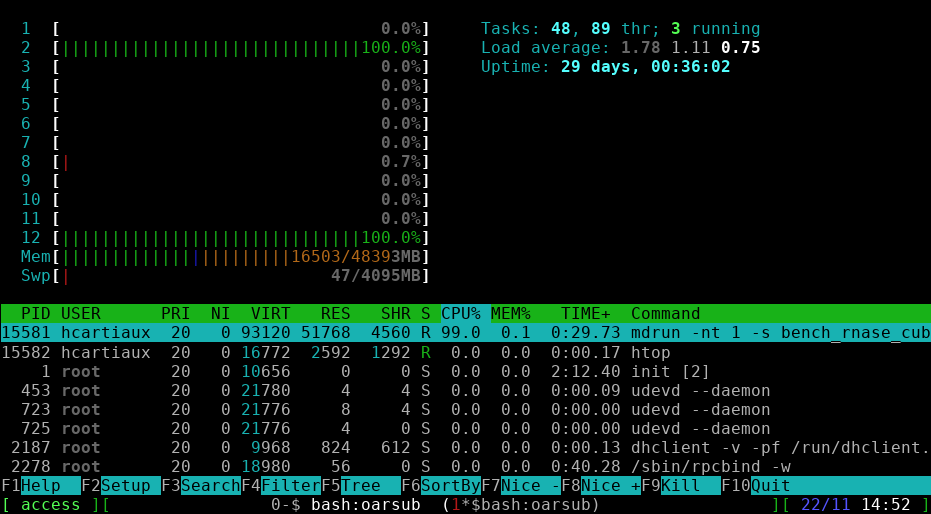
#> input picture basic/sequential_jobs/images/chaos_htop.png, 931 x 514 px, given in place of ., which was not available
$ python -i watermark.py   (imports and definitions only)   (older library calls are emulated)
#> lines starting #> are read from the running program, lines starting #| are printed output that depends on the picture; pictures that were not available may be replaced by others from this repository, and a replacement may not be noted
#!/usr/bin/env python

# Source:
# https://stackoverflow.com/questions/20837646/how-to-improve-watermark-image-in-python

import sys
import socket
import random

try:
    from PIL import Image
    from PIL import ImageEnhance
except ImportError:
    import Image
    import ImageEnhance

# Python 3 compatibility hack
# [4 lines not run here, left out]


def _percent(var):
    """
    Just a simple interface to the _val function with a more meaningful name.
    """
    return _val(var, True)


def _int(var):
    """
    Just a simple interface to the _val function with a more meaningful name.
    """
    return _val(var)


def _val(var, is_percent=False):
    """
    Tries to determine the appropriate value of a particular variable that is
    passed in.  If the value is supposed to be a percentage, a whole integer
    will be sought after and then turned into a floating point number between
    0 and 1.  If the value is supposed to be an integer, the variable is cast
    into an integer.
    """
    try:
        if is_percent:
            var = float(int(var.strip('%')) / 100.0)
        else:
            var = int(var)
    except ValueError:
        raise ValueError('invalid watermark parameter: ' + var)
    return var


def reduce_opacity(img, opacity):
    """
    Returns an image with reduced opacity.
    """
    assert opacity >= 0 and opacity <= 1

    if img.mode != 'RGBA':
        img = img.convert('RGBA')
    else:
        img = img.copy()

    alpha = img.split()[3]
    alpha = ImageEnhance.Brightness(alpha).enhance(opacity)
    img.putalpha(alpha)

    return img


def determine_scale(scale, img, mark):
    """
    Scales an image using a specified ratio or 'F'.  If `scale` is 'F', the
    image is scaled to be as big as possible to fit in `img` without falling off
    the edges.  Returns the scaled `mark`.
    """

    if scale:
        try:
            scale = float(scale)
        except (ValueError, TypeError):
            pass
        if type(scale) in (str, unicode) and scale.lower() == 'f':
            # scale, but preserve the aspect ratio
            scale = min(
                float(img.size[0]) / mark.size[0],
                float(img.size[1]) / mark.size[1]
            )
        elif type(scale) not in (float, int):
            raise ValueError(
                'Invalid scale value "%s"!  Valid values are 1) "F" for ratio-preserving scaling and 2) floating-point numbers and integers greater than 0.' % (
                    scale,))

        # determine the new width and height
        w = int(mark.size[0] * float(scale)) / 2
        h = int(mark.size[1] * float(scale)) / 2
        print(w, h)
        # apply the new width and height, and return the new `mark`
        return (w, h)
    else:
        print('Mark Size', mark.size)
        return mark.size


def determine_rotation(rotation, mark):
    """
    Determines the number of degrees to rotate the watermark image.
    """

    if (isinstance(rotation, str) or isinstance(rotation, unicode)) \
        and rotation.lower() == 'r':
        rotation = random.randint(0, 359)
    else:
        rotation = _int(rotation)

    return rotation


def determine_position(position, img, mark):
    """
    Options:
        TL: top-left
        TR: top-right
        BR: bottom-right
        BL: bottom-left
        C: centered
        R: random
        X%xY%: relative positioning on both the X and Y axes
        X%xY: relative positioning on the X axis and absolute positioning on the
              Y axis
        XxY%: absolute positioning on the X axis and relative positioning on the
              Y axis
        XxY: absolute positioning on both the X and Y axes
    """

    max_left = max(img.size[0] - mark.size[0], 0)
    max_top = max(img.size[1] - mark.size[1], 0)

    if not position:
        position = 'r'

    if isinstance(position, tuple):
        left, top = position
    elif isinstance(position, str) or isinstance(position, unicode):
        position = position.lower()

        # corner positioning
        if position in ['tl', 'tr', 'br', 'bl']:
            if 't' in position:
                top = 0
            elif 'b' in position:
                top = max_top
            if 'l' in position:
                left = 0
            elif 'r' in position:
                left = max_left

        # center positioning
        elif position == 'c':
            left = int(max_left / 2)
            top = int(max_top / 2)

        # random positioning
        elif position == 'r':
            left = random.randint(0, max_left)
            top = random.randint(0, max_top)

        # relative or absolute positioning
        elif 'x' in position:
            left, top = position.split('x')

            if '%' in left:
                left = max_left * _percent(left)
            else:
                left = _int(left)

            if '%' in top:
                top = max_top * _percent(top)
            else:
                top = _int(top)
    print('top left', left, top)
    return (left, top)


def watermark(img, mark, position=(0, 0), opacity=1, scale=1.0, tile=False,
              greyscale=False, rotation=0, return_name=False, **kwargs):
    """
    Adds a watermark to an image.
    """
    if opacity < 1:
        mark = reduce_opacity(mark, opacity)

    if type(scale) != tuple:
        scale = determine_scale(scale, img, mark)
    print('mark mode', mark.mode)
    mark = mark.resize(scale, Image.ANTIALIAS)

    if greyscale and mark.mode != 'LA':
        mark = mark.convert('LA')

    rotation = determine_rotation(rotation, mark)
    if rotation != 0:
        # give some leeway for rotation overlapping
        new_w = mark.size[0]
        new_h = mark.size[1]
        new_mark = Image.new('RGBA', (new_w, new_h), (0, 0, 0, 0))
        # new_mark.putalpha()
        # center the watermark in the newly resized image
        new_l = (new_w - mark.size[0]) / 2
        new_t = (new_h - mark.size[1]) / 2
        new_mark.paste(mark, (new_l, new_t))

        mark = new_mark.rotate(rotation, Image.BICUBIC, expand=True)

    position = determine_position(position, img, mark)
    print('image mode', img.mode)
    print('mark mode', mark.mode)
    if img.mode != 'RGBA':
        img = img.convert('RGBA')
    print('image ---', img.mode)
    alpha = img.split()[3]
    alpha = ImageEnhance.Brightness(alpha).enhance(opacity)
    img.putalpha(alpha)
    # make sure we have a tuple for a position now
    assert isinstance(position, tuple), 'Invalid position "%s"!' % position

    # create a transparent layer the size of the image and draw the
    # watermark in that layer.
    layer = Image.new('RGBA', img.size, (0, 0, 0, 0))
    if tile:
        first_y = position[1] % mark.size[1] - mark.size[1]
        first_x = position[0] % mark.size[0] - mark.size[0]

        for y in range(first_y, img.size[1], mark.size[1]):
            for x in range(first_x, img.size[0], mark.size[0]):
                layer.paste(mark, (x, y))
    else:
        layer.paste(mark, position)

    # composite the watermark with the layer
    return Image.composite(layer, img, layer)


def main(argv):
#> called with argv = '../images/chaos_htop.png'
    im = Image.open(argv[1])
#> im is the input picture: PIL image 931x514 RGB; mean R, G, B 8.1, 23.9, 18.2
    mark = Image.open(argv[0])
    watermark(im, mark,
              position='BR',
              opacity=0.3,
              scale='f',
              rotation=0).convert("RGB").save(argv[1] + '.watermarked_' + socket.gethostname() + '.jpg', 'JPEG')
#> in reduce_opacity, `alpha = img.split()[3]`: alpha: PIL image 931x514 L; every value is 255
#> in reduce_opacity, `alpha = ImageEnhance.Brightness(alpha).enhance(opacity)`: alpha: PIL image 931x514 L; every value is 76
#> in reduce_opacity, `img.putalpha(alpha)`:
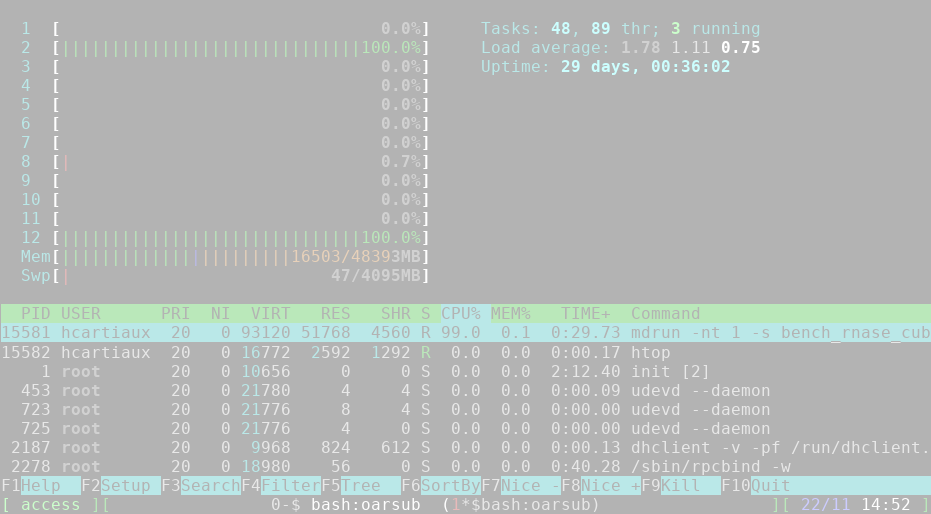
#> img: PIL image 931x514 RGBA; mean R, G, B, A 8.1, 23.9, 18.2, 76; transparent parts drawn white
#| 465.5 257.0
#> in watermark, `scale = determine_scale(scale, img, mark)`: scale = (465.5, 257)
#| mark mode RGBA
#> in watermark, `rotation = determine_rotation(rotation, mark)`: rotation = 0
#| top left 466 257
#> in watermark, `position = determine_position(position, img, mark)`: position = (466, 257)
#| image mode RGB
#| mark mode RGBA
#| image --- RGBA
#> in watermark, `layer = Image.new('RGBA', img.size, (0, 0, 0, 0))`: layer: PIL image 931x514 RGBA; every value is 0
#> in watermark, `layer.paste(mark, position)`:
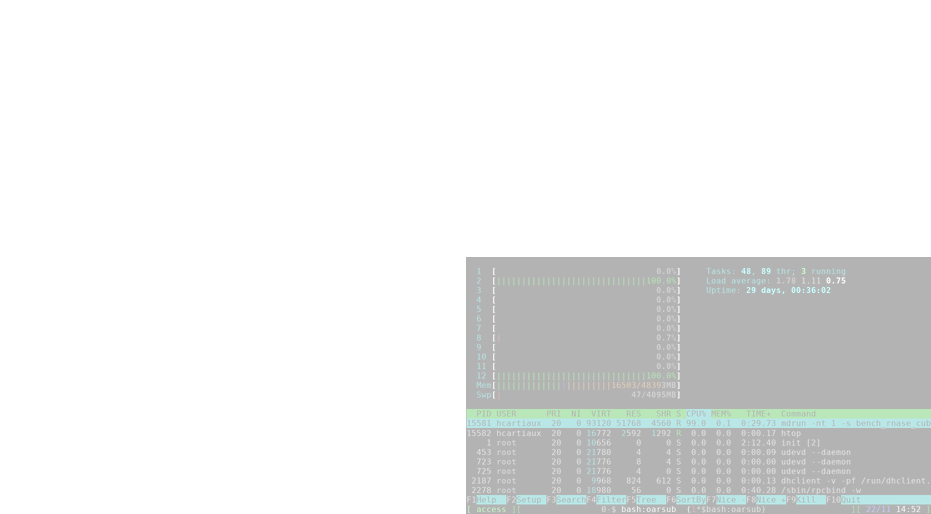
#> layer: PIL image 931x514 RGBA; mean R, G, B, A 2.1, 6.1, 4.7, 19; transparent parts drawn white
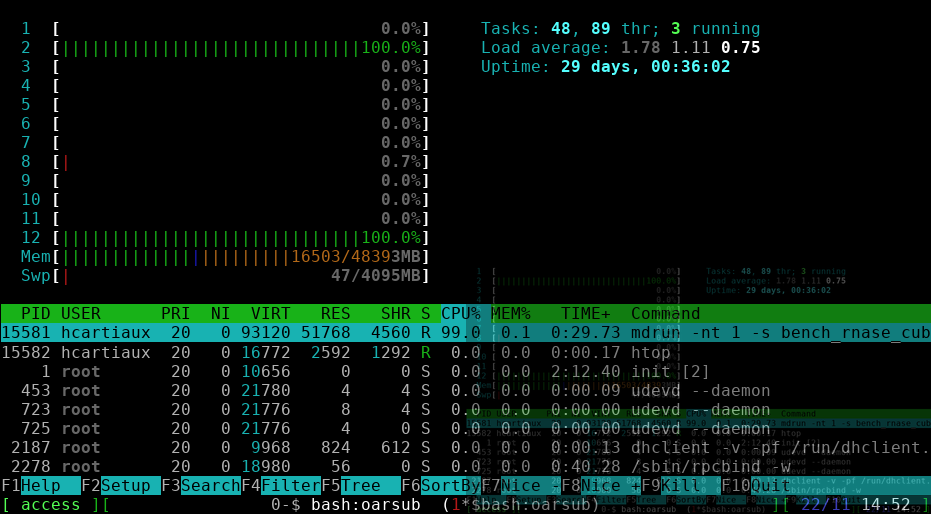
#> saved as ..watermarked_vm.jpg: PIL image 931x514 RGB; mean R, G, B 7.7, 22.6, 17.2


# [2 lines not run here, left out]

>>> result = main('../images/chaos_htop.png')
